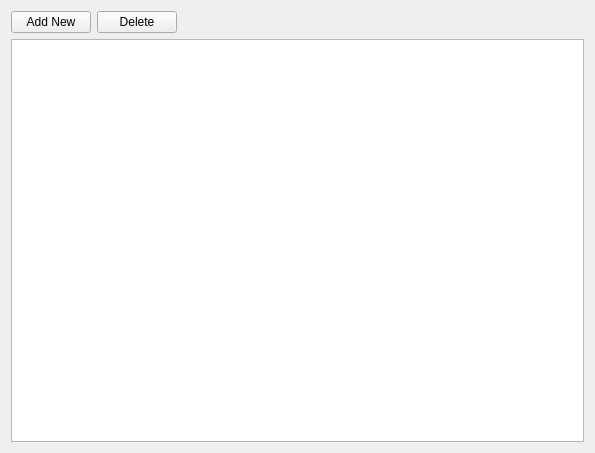
<?xml version="1.0" encoding="UTF-8"?>
<ui version="4.0">
 <class>Shifts2</class>
 <widget class="QWidget" name="Shifts2">
  <property name="geometry">
   <rect>
    <x>0</x>
    <y>0</y>
    <width>595</width>
    <height>453</height>
   </rect>
  </property>
  <property name="windowTitle">
   <string>Shifts</string>
  </property>
  <layout class="QVBoxLayout" name="verticalLayout">
   <item>
    <layout class="QHBoxLayout" name="horizontalLayout">
     <item>
      <widget class="QPushButton" name="cmdNewShift">
       <property name="text">
        <string>Add New</string>
       </property>
      </widget>
     </item>
     <item>
      <widget class="QPushButton" name="cmdDeleteShift">
       <property name="text">
        <string>Delete</string>
       </property>
      </widget>
     </item>
     <item>
      <spacer name="horizontalSpacer">
       <property name="orientation">
        <enum>Qt::Horizontal</enum>
       </property>
       <property name="sizeHint" stdset="0">
        <size>
         <width>40</width>
         <height>20</height>
        </size>
       </property>
      </spacer>
     </item>
    </layout>
   </item>
   <item>
    <widget class="CustomQueryView" name="lstShifts"/>
   </item>
  </layout>
 </widget>
 <customwidgets>
  <customwidget>
   <class>CustomQueryView</class>
   <extends>QTreeView</extends>
   <header>customqueryview.h</header>
  </customwidget>
 </customwidgets>
 <resources/>
 <connections/>
</ui>
